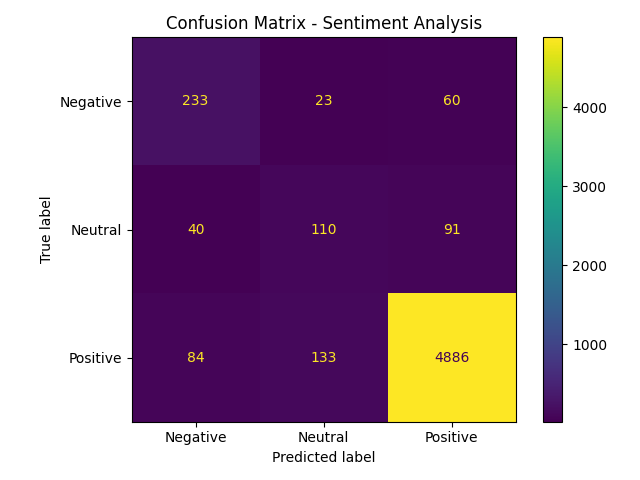

Write the Python code that produced this figure.
import pandas as pd
import matplotlib.pyplot as plt
from sklearn.model_selection import train_test_split
from sklearn.feature_extraction.text import TfidfVectorizer
from sklearn.svm import LinearSVC
from sklearn.metrics import confusion_matrix, ConfusionMatrixDisplay

# Load dataset
df = pd.read_csv("dataset/clean_reviews_v2.csv")

# Prepare data
X = df["Clean_Review"].fillna("")
y = df["Sentiment"]

# Split dataset
X_train, X_test, y_train, y_test = train_test_split(
    X,
    y,
    test_size=0.2,
    random_state=42,
    stratify=y
)

# TF-IDF
tfidf = TfidfVectorizer(max_features=5000)

X_train = tfidf.fit_transform(X_train)
X_test = tfidf.transform(X_test)

# Train SVM
model = LinearSVC(
    class_weight="balanced",
    random_state=42
)

model.fit(X_train, y_train)

# Predictions
predictions = model.predict(X_test)

# Confusion matrix
cm = confusion_matrix(
    y_test,
    predictions,
    labels=["Negative", "Neutral", "Positive"]
)

display = ConfusionMatrixDisplay(
    confusion_matrix=cm,
    display_labels=["Negative", "Neutral", "Positive"]
)

display.plot()

plt.title("Confusion Matrix - Sentiment Analysis")
plt.tight_layout()

# Save image
plt.savefig("outputs/confusion_matrix.png")

plt.show()
